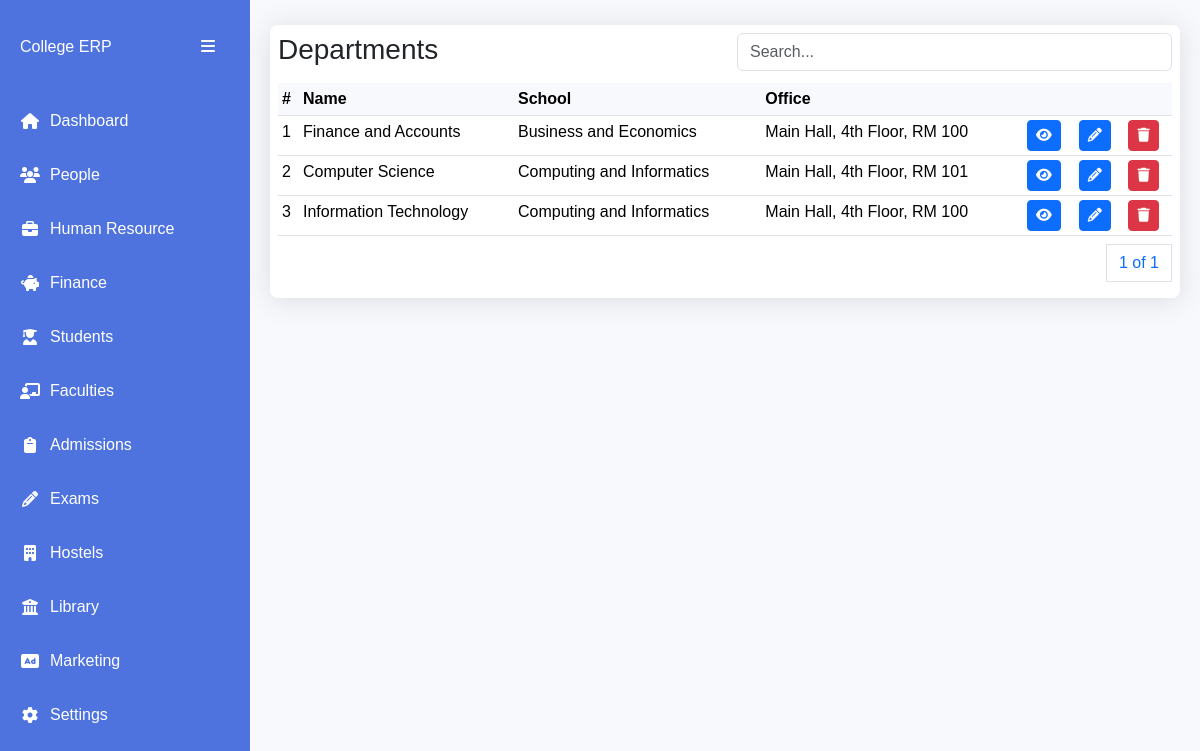
Page /schools/departments/ on the committed database.
### apps/schools/models.py (models this page shows, shortened)
class Department(AbsoluteBaseModel):
    name = models.CharField(max_length=255)
    school = models.ForeignKey(School, on_delete=models.CASCADE)
    office = models.CharField(max_length=255, null=True, blank=True)

class School(AbsoluteBaseModel):
    name = models.CharField(max_length=255)
    email = models.EmailField()
    phone = models.CharField(max_length=255)
    location = models.CharField(max_length=255)
    def __str__(self):
        return self.name

### apps/schools/views.py (the view)
# urls.py: path("departments/", departments, name="departments"),
def departments(request):
    departments = Department.objects.all().order_by("-created_on")
    if request.method == "POST":
        search_text = request.POST.get("search_text")
        departments = Department.objects.filter(
            Q(name__icontains=search_text) | Q(school__name__icontains=search_text)
        )
    paginator = Paginator(departments, 6)
    page_number = request.GET.get("page")
    page_obj = paginator.get_page(page_number)
    context = {"page_obj": page_obj}
    return render(request, "departments/departments.html", context)

### templates/departments/departments.html (shortened to what this page needs)
{% extends "base1.html" %}
{% block content %}
<div class="table-card">
    <div class="row py-2 px-2">
      <div class="col">
          <h3>Departments</h3>
      </div>
      <div class="col">
          <input type="text" class="form-control" placeholder="Search..."
          id="searchInput" value="{{ search_query }}">
      </div>
  </div>
      <div class="table-container px-2">
        <table class="table data-table table-sm">
          <thead>
            <tr>
              <th scope="col">#</th>
              <th scope="col">Name</th>
              <th scope="col">School</th>
              <th scope="col">Office</th>
              <th scope="col" colspan="3"></th>
            </tr>
          </thead>
          <tbody>
            {% for department in page_obj %}
            <tr>
              <td>{{forloop.counter}}</td>
              <td>{{department.name}}</td>
              <td>{{department.school}}</td>
              <td>{{department.office}}</td>
              <td>
                <a href="{% url 'department-details' department.id %}" class="btn btn-primary btn-sm"><i class="fas fa-eye"></i></a>
              </td>
              <td><a class="btn btn-primary btn-sm" data-bs-toggle="modal" data-bs-target="#editDepartmentModal{{ department.id }}">
                <i class="fas fa-pencil"></i>
              </a></td>
              <td><a class="btn btn-danger btn-sm" data-bs-toggle="modal" data-bs-target="#deleteDepartmentModal{{ department.id }}">
                <i class="fas fa-trash"></i>
              </a></td>
            </tr>
            {% endfor %}
          </tbody>
        </table>
        <div class="mt-2">
          <nav aria-label="Page navigation example">
            <ul class="pagination justify-content-end">
              <a class="page-link" href="#">{{ page_obj.number }} of {{ page_obj.paginator.num_pages }}</a>
            </ul>
          </nav>
        </div>
      </div>
{% endblock content %}

### templates/base1.html (style rules this page uses)
:root { --sidebar-width: 250px; --sidebar-collapsed-width: 70px; --primary-color: #4e73df; --secondary-color: #858796; }
body { background-color: #f8f9fc; font-family: 'Nunito', sans-serif; overflow-x: hidden; }
.table-card { background: white; border-radius: 8px; box-shadow: 0 0.15rem 1.75rem 0 rgba(58, 59, 69, 0.15); margin: 5px 0; }
.table-container { overflow-x: auto; }
.data-table { margin-bottom: 0; }
.data-table th { background-color: #f8f9fc; border-top: none; white-space: nowrap; cursor: pointer; }

### rows in the picture
Department: name "Finance and Accounts", school "Business and Economics", office "Main Hall, 4th Floor, RM 100"
Department: name "Computer Science", school "Computing and Informatics", office "Main Hall, 4th Floor, RM 101"
Department: name "Information Technology", school "Computing and Informatics", office "Main Hall, 4th Floor, RM 100"

### other values in the picture
{{ page_obj.number }} "1"
{{ page_obj.paginator.num_pages }} "1"
